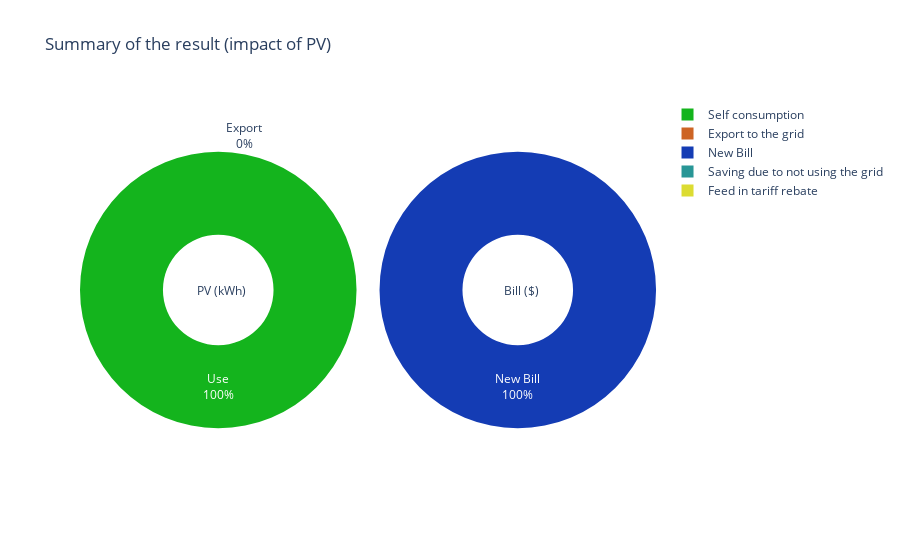

Notebook source saved alongside this figure:
### Code cell
fig = { "data": [ { "values": [Results['Annual_PV_Generation']-Results['Est_Annual_PV_export_SolarOnly'],Results['Est_Annual_PV_export_SolarOnly']],
          "labels": ["Self consumption", "Export to the grid"],"domain": {"x": [0, .48]},  "text":["Use", "Export"], "name": "PV Generation (kWh)", 
                       "hoverinfo":"label+percent+value+name",  "hole": .4,  "type": "pie" ,
                   'marker': {'colors': ['rgb(20, 180, 29)',
                                  'rgb(205, 100, 36)']}},  
                     { "values": [Results['New_Bill_SolarOnly'],Results['Saving_due_to_not_using_grid_SolarOnly'], Results['FiT_Payment_SolarOnly']],
          "labels": ["New Bill","Saving due to not using the grid", "Feed in tariff rebate"],
                      "text":["New Bill","Not buying from grid","FiT"],"textposition":"inside","domain": {"x": [.52, 1]},
                      "name": "Annual Bill","hoverinfo":"label+percent+value+name", "hole": .4,"type": "pie",
                   'marker': {'colors': ['rgb(20, 60, 180)',
                                  'rgb(40, 150, 150)',
                                        'rgb(220, 220, 50)']}}],
           "layout": {"title":"Summary of the result (impact of PV)",
                      "annotations": [{ "showarrow": False, "text": 'PV (kWh)',"x": 0.20,"y": 0.5 },
                {  "showarrow": False, "text": "Bill ($)", "x": 0.8, "y": 0.5}] }}
iplot(fig)

if battery_kw > 0:
    fig = { "data": [ { "values": [Results['Annual_PV_Generation']-Results['Est_Annual_PV_export_sol_batt'],Results['Est_Annual_PV_export_sol_batt']],
              "labels": ["Self consumption", "Export to the grid"],"domain": {"x": [0, .48]},  "text":["Use", "Export"], "name": "PV Generation (kWh)", 
                           "hoverinfo":"label+percent+value+name",  "hole": .4,  "type": "pie",
                       'marker': {'colors': ['rgb(20, 180, 29)',
                                      'rgb(205, 100, 36)']}},  
                         { "values": [Results['New_Bill_sol_batt'], Results['Saving_due_to_not_using_grid_sol_batt'], Results['FiT_Payment_sol_batt']],
              "labels": ["New Bill","Saving due to not using the grid", "Feed in tariff rebate"],
                          "text":["New Bill","Not buying from grid","FiT"],"textposition":"inside","domain": {"x": [.52, 1]},
                          "name": "Annual Bill","hoverinfo":"label+percent+value+name", "hole": .4,"type": "pie",
                       'marker': {'colors': ['rgb(20, 60, 180)',
                                      'rgb(40, 150, 150)',
                                            'rgb(220, 220, 50)']}}],
               "layout": {"title":"Summary of the result (impact of PV and Battery)",
                          "annotations": [{ "showarrow": False, "text": 'PV (kWh)',"x": 0.20,"y": 0.5 },
                    {  "showarrow": False, "text": "Bill ($)", "x": 0.8, "y": 0.5}] }}
    iplot(fig)

### Figure 1 — Plotly figure (JSON) as saved in the notebook; plotly's stock layout.template omitted (floating-point values rounded to 4 significant figures)
{"data": [{"domain": {"x": [0, 0.48]}, "hole": 0.4, "hoverinfo": "label+percent+value+name", "labels": ["Self consumption", "Export to the grid"], "marker": {"colors": ["rgb(20, 180, 29)", "rgb(205, 100, 36)"]}, "name": "PV Generation (kWh)", "text": ["Use", "Export"], "type": "pie", "values": [14100.0, 0]}, {"domain": {"x": [0.52, 1]}, "hole": 0.4, "hoverinfo": "label+percent+value+name", "labels": ["New Bill", "Saving due to not using the grid", "Feed in tariff rebate"], "marker": {"colors": ["rgb(20, 60, 180)", "rgb(40, 150, 150)", "rgb(220, 220, 50)"]}, "name": "Annual Bill", "text": ["New Bill", "Not buying from grid", "FiT"], "textposition": "inside", "type": "pie", "values": [409.6, 0, 0]}], "layout": {"annotations": [{"showarrow": false, "text": "PV (kWh)", "x": 0.2, "y": 0.5}, {"showarrow": false, "text": "Bill ($)", "x": 0.8, "y": 0.5}], "title": {"text": "Summary of the result (impact of PV)"}}}
